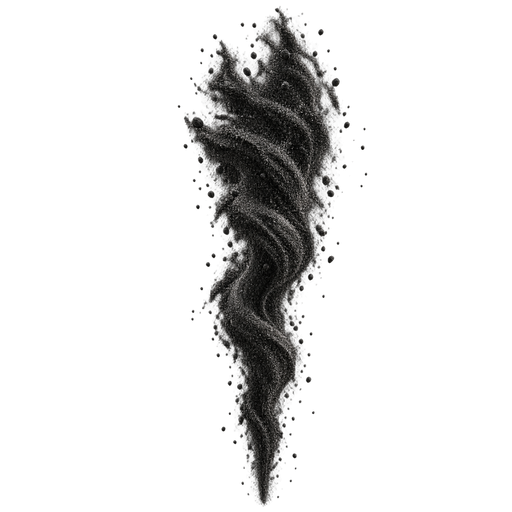
#> input picture scripts/r1300/kair10-black-sand-column-v1-runtime512.png, 512 x 512 px
$ python r389-slayer-tone.py r1300/kair10-black-sand-column-v1-runtime512.png r1300/kair10-black-sand-column-v1-runtime512.png out.png
#> lines starting #> are read from the running program, lines starting #| are printed output that depends on the picture; after the words box and inside, x2 and y2 are one past the last pixel; in counts of white or black regions, pixels touching at a corner belong together
# usage: tone.py ref.webp src.png out.webp  -> luminance mean/std match to ref (opaque pixels), hue preserved, alpha untouched
import sys,numpy as np
from PIL import Image
ref=np.asarray(Image.open(sys.argv[1]).convert('RGBA')).astype(np.float32)
src=np.asarray(Image.open(sys.argv[2]).convert('RGBA')).astype(np.float32)
W=np.array([.299,.587,.114],np.float32)
def stats(a):
    m=a[...,3]>128;L=(a[...,:3]@W)[m];return L.mean(),L.std()
#> after `m = a[..., 3] > 128`:
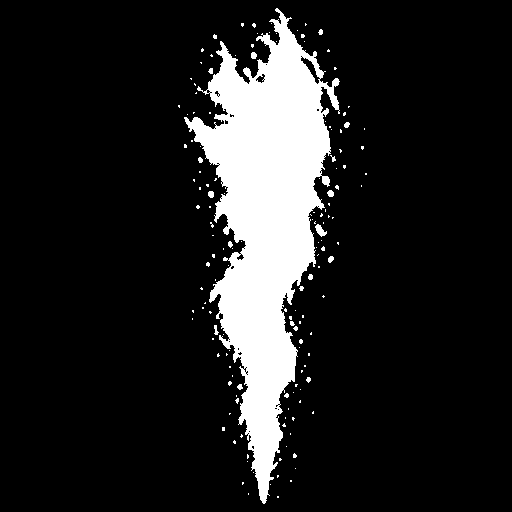
#> m: shape (512, 512) bool; 13.1% white; 153 white regions (137 under 20 px), largest, box (x1, y1, x2, y2) and area: (184, 8, 340, 504) 33152, (315, 224, 327, 237) 81, (327, 190, 334, 197) 38
mr,sr=stats(ref);ms,ss=stats(src)
#> after `mr, sr = stats(ref)`: mr = 45.76; sr = 27.8
#> after `ms, ss = stats(src)`: ms = 45.76; ss = 27.8
k=min(1.6,max(.8,sr/ss))
#> k = 1
L=src[...,:3]@W
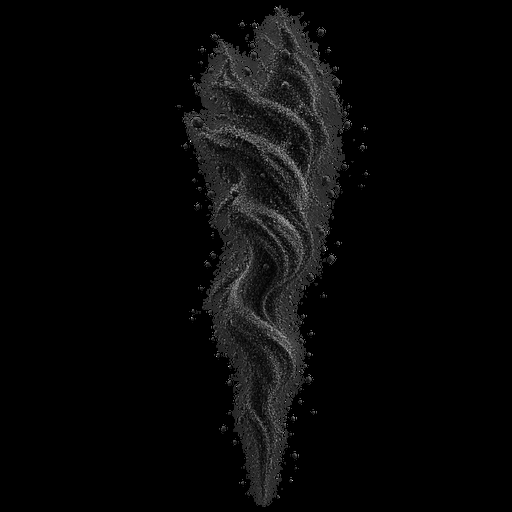
#> L: shape (512, 512) float32; min 0, max 255, mean 8.3
Lt=np.clip((L-ms)*k+mr,0,255)
g=np.where(L>1,Lt/np.maximum(L,1),1)[...,None]
rgb=src[...,:3]*g
# add back the lift for near-black pixels (gain can't lift 0) as neutral warm grey
lift=np.clip(Lt-L*g[...,0],0,None)[...,None]*np.array([1.0,.92,.9],np.float32)
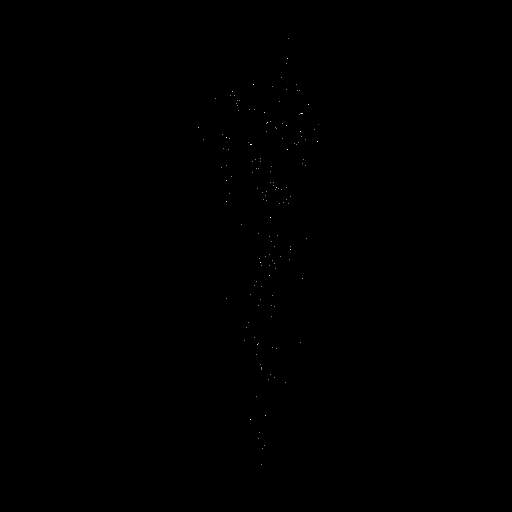
#> lift: shape (512, 512, 3) float32; mean of channels 0, 1, 2 6.39e-10, 5.87e-10, 5.75e-10; drawn with min black and max white
rgb=np.clip(rgb+lift,0,255)
out=np.concatenate([rgb,src[...,3:]],-1).astype(np.uint8)
Image.fromarray(out,'RGBA').save(sys.argv[3],lossless=True,method=6)
o=np.asarray(Image.open(sys.argv[3]).convert('RGBA')).astype(np.float32)
assert (o[...,3]==src[...,3]).all()
print(sys.argv[2].split('/')[-1],'ref %.1f/%.1f src %.1f/%.1f -> %.1f/%.1f k=%.2f'%(mr,sr,ms,ss,*stats(o),k))
#| kair10-black-sand-column-v1-runtime512.png ref 45.8/27.8 src 45.8/27.8 -> 45.7/27.8 k=1.00
